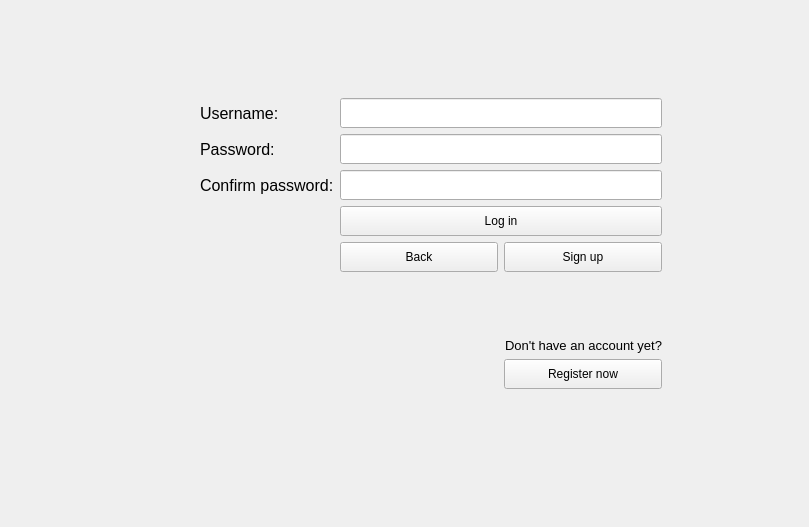
<?xml version="1.0" encoding="UTF-8"?>
<ui version="4.0">
 <class>LoginWindow</class>
 <widget class="QMainWindow" name="LoginWindow">
  <property name="geometry">
   <rect>
    <x>0</x>
    <y>0</y>
    <width>809</width>
    <height>527</height>
   </rect>
  </property>
  <property name="windowTitle">
   <string>LoginWindow</string>
  </property>
  <property name="styleSheet">
   <string notr="true"/>
  </property>
  <widget class="QWidget" name="centralWidget">
   <layout class="QGridLayout" name="gridLayout_2">
    <item row="1" column="1">
     <widget class="QLabel" name="labelImage">
      <property name="text">
       <string/>
      </property>
     </widget>
    </item>
    <item row="2" column="3">
     <spacer name="verticalSpacer_4">
      <property name="orientation">
       <enum>Qt::Vertical</enum>
      </property>
      <property name="sizeHint" stdset="0">
       <size>
        <width>20</width>
        <height>40</height>
       </size>
      </property>
     </spacer>
    </item>
    <item row="0" column="3">
     <spacer name="verticalSpacer_3">
      <property name="orientation">
       <enum>Qt::Vertical</enum>
      </property>
      <property name="sizeHint" stdset="0">
       <size>
        <width>20</width>
        <height>40</height>
       </size>
      </property>
     </spacer>
    </item>
    <item row="1" column="2">
     <spacer name="horizontalSpacer">
      <property name="orientation">
       <enum>Qt::Horizontal</enum>
      </property>
      <property name="sizeType">
       <enum>QSizePolicy::Preferred</enum>
      </property>
      <property name="sizeHint" stdset="0">
       <size>
        <width>40</width>
        <height>20</height>
       </size>
      </property>
     </spacer>
    </item>
    <item row="1" column="3">
     <layout class="QGridLayout" name="gridLayout">
      <item row="2" column="1" colspan="2">
       <widget class="QLineEdit" name="confirmPasswordLineEdit">
        <property name="minimumSize">
         <size>
          <width>0</width>
          <height>30</height>
         </size>
        </property>
        <property name="font">
         <font>
          <pointsize>11</pointsize>
         </font>
        </property>
        <property name="maxLength">
         <number>20</number>
        </property>
        <property name="echoMode">
         <enum>QLineEdit::Password</enum>
        </property>
       </widget>
      </item>
      <item row="7" column="2">
       <widget class="QLabel" name="registerButtonLabel">
        <property name="font">
         <font>
          <family>Arial</family>
          <pointsize>10</pointsize>
          <weight>50</weight>
          <bold>false</bold>
         </font>
        </property>
        <property name="text">
         <string>Don't have an account yet?</string>
        </property>
        <property name="alignment">
         <set>Qt::AlignRight|Qt::AlignTrailing|Qt::AlignVCenter</set>
        </property>
       </widget>
      </item>
      <item row="5" column="1" colspan="2">
       <spacer name="horizontalSpacer_3">
        <property name="orientation">
         <enum>Qt::Horizontal</enum>
        </property>
        <property name="sizeHint" stdset="0">
         <size>
          <width>300</width>
          <height>20</height>
         </size>
        </property>
       </spacer>
      </item>
      <item row="6" column="2">
       <spacer name="verticalSpacer">
        <property name="orientation">
         <enum>Qt::Vertical</enum>
        </property>
        <property name="sizeHint" stdset="0">
         <size>
          <width>20</width>
          <height>40</height>
         </size>
        </property>
       </spacer>
      </item>
      <item row="1" column="0">
       <widget class="QLabel" name="passwordLabel">
        <property name="font">
         <font>
          <family>Arial</family>
          <pointsize>12</pointsize>
         </font>
        </property>
        <property name="text">
         <string>Password:</string>
        </property>
       </widget>
      </item>
      <item row="8" column="2">
       <widget class="QPushButton" name="registerButton">
        <property name="minimumSize">
         <size>
          <width>158</width>
          <height>30</height>
         </size>
        </property>
        <property name="font">
         <font>
          <pointsize>9</pointsize>
         </font>
        </property>
        <property name="styleSheet">
         <string notr="true">min-width: 9em;
padding: 6px;
color: black;</string>
        </property>
        <property name="text">
         <string>Register now</string>
        </property>
       </widget>
      </item>
      <item row="2" column="0">
       <widget class="QLabel" name="confirmPasswordLabel">
        <property name="font">
         <font>
          <family>Arial</family>
          <pointsize>12</pointsize>
         </font>
        </property>
        <property name="text">
         <string>Confirm password:</string>
        </property>
       </widget>
      </item>
      <item row="3" column="1" colspan="2">
       <widget class="QPushButton" name="loginButton">
        <property name="minimumSize">
         <size>
          <width>158</width>
          <height>30</height>
         </size>
        </property>
        <property name="font">
         <font>
          <pointsize>9</pointsize>
         </font>
        </property>
        <property name="styleSheet">
         <string notr="true">min-width: 9em;
padding: 6px;
color: black;</string>
        </property>
        <property name="text">
         <string>Log in</string>
        </property>
       </widget>
      </item>
      <item row="0" column="1" colspan="2">
       <widget class="QLineEdit" name="usernameLineEdit">
        <property name="minimumSize">
         <size>
          <width>0</width>
          <height>30</height>
         </size>
        </property>
        <property name="sizeIncrement">
         <size>
          <width>0</width>
          <height>0</height>
         </size>
        </property>
        <property name="font">
         <font>
          <pointsize>11</pointsize>
         </font>
        </property>
        <property name="maxLength">
         <number>20</number>
        </property>
       </widget>
      </item>
      <item row="1" column="1" colspan="2">
       <widget class="QLineEdit" name="passwordLineEdit">
        <property name="minimumSize">
         <size>
          <width>0</width>
          <height>30</height>
         </size>
        </property>
        <property name="font">
         <font>
          <pointsize>11</pointsize>
         </font>
        </property>
        <property name="maxLength">
         <number>20</number>
        </property>
        <property name="echoMode">
         <enum>QLineEdit::Password</enum>
        </property>
       </widget>
      </item>
      <item row="0" column="0">
       <widget class="QLabel" name="usernameLabel">
        <property name="sizePolicy">
         <sizepolicy hsizetype="Preferred" vsizetype="Preferred">
          <horstretch>0</horstretch>
          <verstretch>0</verstretch>
         </sizepolicy>
        </property>
        <property name="font">
         <font>
          <family>Arial</family>
          <pointsize>12</pointsize>
         </font>
        </property>
        <property name="text">
         <string>Username:</string>
        </property>
       </widget>
      </item>
      <item row="9" column="2">
       <spacer name="verticalSpacer_2">
        <property name="orientation">
         <enum>Qt::Vertical</enum>
        </property>
        <property name="sizeHint" stdset="0">
         <size>
          <width>20</width>
          <height>40</height>
         </size>
        </property>
       </spacer>
      </item>
      <item row="4" column="2">
       <widget class="QPushButton" name="signupButton">
        <property name="minimumSize">
         <size>
          <width>158</width>
          <height>30</height>
         </size>
        </property>
        <property name="font">
         <font>
          <pointsize>9</pointsize>
         </font>
        </property>
        <property name="styleSheet">
         <string notr="true">min-width: 9em;
padding: 6px;
color: black;</string>
        </property>
        <property name="text">
         <string>Sign up</string>
        </property>
       </widget>
      </item>
      <item row="4" column="1">
       <widget class="QPushButton" name="backToLoginButton">
        <property name="minimumSize">
         <size>
          <width>158</width>
          <height>30</height>
         </size>
        </property>
        <property name="font">
         <font>
          <pointsize>9</pointsize>
         </font>
        </property>
        <property name="styleSheet">
         <string notr="true">min-width: 9em;
padding: 6px;
color: black;</string>
        </property>
        <property name="text">
         <string>Back</string>
        </property>
       </widget>
      </item>
     </layout>
    </item>
    <item row="1" column="4">
     <spacer name="horizontalSpacer_2">
      <property name="orientation">
       <enum>Qt::Horizontal</enum>
      </property>
      <property name="sizeHint" stdset="0">
       <size>
        <width>40</width>
        <height>20</height>
       </size>
      </property>
     </spacer>
    </item>
    <item row="1" column="0">
     <spacer name="horizontalSpacer_4">
      <property name="orientation">
       <enum>Qt::Horizontal</enum>
      </property>
      <property name="sizeType">
       <enum>QSizePolicy::Expanding</enum>
      </property>
      <property name="sizeHint" stdset="0">
       <size>
        <width>10</width>
        <height>20</height>
       </size>
      </property>
     </spacer>
    </item>
   </layout>
  </widget>
 </widget>
 <layoutdefault spacing="6" margin="11"/>
 <resources/>
 <connections/>
</ui>
